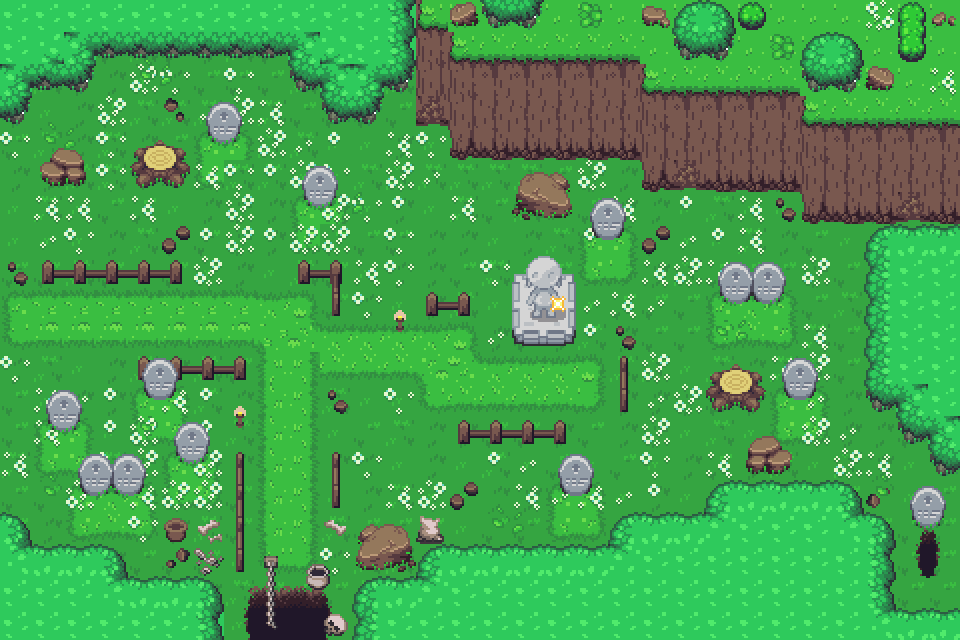

Tiled map render using the project's own tile images. Description and the map definition, with tile-layer contents summarised, below:
An orthogonal 30x20 tile map with 32x32 px tiles, 3 tile layers (Sol, Couche2, objet) and 64 objects (62x collision, ForetS2, GrotteS1).

<map version="1.10" tiledversion="1.10.2" orientation="orthogonal" renderorder="right-down" width="30" height="20" tilewidth="32" tileheight="32" infinite="0" nextlayerid="6" nextobjectid="70">
 <tileset firstgid="1" source="tileset_nsi.tsx" />
 <layer id="1" name="Sol" width="30" height="20">
  <data>[600 cells, 600 non-empty, 9 distinct tile ids]</data>
 </layer>
 <layer id="2" name="Couche2" width="30" height="20">
  <data>[600 cells, 407 non-empty, 77 distinct tile ids]</data>
 </layer>
 <layer id="3" name="objet" width="30" height="20">
  <data>[600 cells, 92 non-empty, 34 distinct tile ids]</data>
 </layer>
 <objectgroup id="4" name="collision">
  <object id="1" type="collision" x="42" y="144.667" width="40.6667" height="39.3333" />
  <object id="2" type="collision" x="130.667" y="144" width="57.3333" height="42" />
  <object id="3" type="collision" x="204.667" y="104" width="34" height="38" />
  <object id="4" type="collision" x="301.333" y="163.333" width="31.3333" height="42" />
  <object id="6" type="collision" x="40.6667" y="262" width="140.667" height="20" />
  <object id="7" type="collision" x="297.333" y="263.333" width="44.6667" height="22" />
  <object id="8" type="collision" x="325.333" y="278" width="16.6667" height="39.3333" />
  <object id="9" type="collision" x="392" y="311.333" width="12.6667" height="18" />
  <object id="10" type="collision" x="424" y="292.667" width="45.3333" height="20.6667" />
  <object id="11" type="collision" x="514.667" y="271.333" width="59.3333" height="70.6667" />
  <object id="12" type="collision" x="528" y="258" width="32" height="14.6667" />
  <object id="13" type="collision" x="516.667" y="170" width="54.6667" height="48" />
  <object id="14" type="collision" x="590" y="197.333" width="32.6667" height="39.3333" />
  <object id="15" type="collision" x="618" y="352.667" width="9.33333" height="58" />
  <object id="16" type="collision" x="456" y="420.667" width="108" height="22" />
  <object id="17" type="collision" x="557.333" y="452" width="36" height="41.3333" />
  <object id="18" type="collision" x="749.333" y="436.667" width="28.6667" height="36" />
  <object id="19" type="collision" x="359.333" y="524" width="52" height="46.6667" />
  <object id="20" type="collision" x="419.333" y="514" width="23.3333" height="30" />
  <object id="21" type="collision" x="315.333" y="567.333" width="17.3333" height="18" />
  <object id="22" type="collision" x="327.333" y="614" width="17.3333" height="18.6667" />
  <object id="23" type="collision" x="329.333" y="452.667" width="10" height="55.3333" />
  <object id="24" type="collision" x="235.333" y="453.333" width="10" height="118.667" />
  <object id="25" type="collision" x="174" y="423.333" width="33.3333" height="36" />
  <object id="26" type="collision" x="139.333" y="356.667" width="35.3333" height="40.6667" />
  <object id="27" type="collision" x="174" y="358" width="70" height="20" />
  <object id="28" type="collision" x="232.667" y="407.333" width="13.3333" height="19.3333" />
  <object id="29" type="collision" x="165.333" y="518" width="20.6667" height="22.6667" />
  <object id="30" type="collision" x="196.667" y="517.333" width="23.3333" height="56.6667" />
  <object id="31" type="collision" x="326" y="518.667" width="20.6667" height="18" />
  <object id="32" type="collision" x="80" y="455.333" width="63.3333" height="38.6667" />
  <object id="33" type="collision" x="50" y="394" width="28" height="36" />
  <object id="34" type="collision" x="717.333" y="262" width="66" height="38.6667" />
  <object id="35" type="collision" x="782.667" y="362" width="30" height="34" />
  <object id="36" type="collision" x="706.667" y="366" width="54" height="42.6667" />
  <object id="37" type="collision" x="908.667" y="485.333" width="36.6667" height="92.6667" />
  <object id="38" type="collision" x="412.667" y="-0.666667" width="36" height="127.333" />
  <object id="39" type="collision" x="448" y="54" width="194.667" height="108" />
  <object id="40" type="collision" x="642" y="88" width="159.333" height="103.333" />
  <object id="41" type="collision" x="804" y="120.667" width="156" height="104" />
  <object id="42" type="collision" x="861.333" y="224" width="32" height="191.333" />
  <object id="43" type="collision" x="896.667" y="384.667" width="29.3333" height="62.6667" />
  <object id="44" type="collision" x="926.667" y="414.667" width="33.3333" height="65.3333" />
  <object id="45" type="collision" x="704" y="480" width="160" height="32" />
  <object id="46" type="collision" x="608" y="512" width="96" height="32" />
  <object id="47" type="collision" x="864" y="512" width="32" height="96" />
  <object id="48" type="collision" x="896" y="608" width="64" height="32" />
  <object id="50" type="collision" x="416" y="544" width="192" height="32" />
  <object id="51" type="collision" x="352" y="576" width="64" height="64" />
  <object id="52" type="collision" x="160" y="576" width="64" height="64" />
  <object id="53" type="collision" x="64" y="544" width="64" height="32" />
  <object id="54" type="collision" x="128" y="576" width="32" height="32" />
  <object id="55" type="collision" x="0" y="512" width="32" height="64" />
  <object id="56" type="collision" x="32" y="544" width="32" height="32" />
  <object id="57" type="collision" x="0" y="64" width="32" height="64" />
  <object id="58" type="collision" x="32" y="64" width="64" height="32" />
  <object id="59" type="collision" x="64" y="32" width="224" height="32" />
  <object id="60" type="collision" x="288" y="32" width="32" height="64" />
  <object id="61" type="collision" x="320" y="64" width="64" height="64" />
  <object id="62" type="collision" x="384" y="64" width="32" height="32" />
  <object id="63" type="collision" x="256" y="608" width="64" height="32" />
  <object id="64" type="collision" x="224" y="608" width="128" height="32" />
 </objectgroup>
 <objectgroup id="5" name="warp">
  <object id="67" name="ForetS2" x="7" y="288" width="32" height="64" />
  <object id="68" name="GrotteS1" x="256" y="576" width="64" height="32" />
 </objectgroup>
</map>